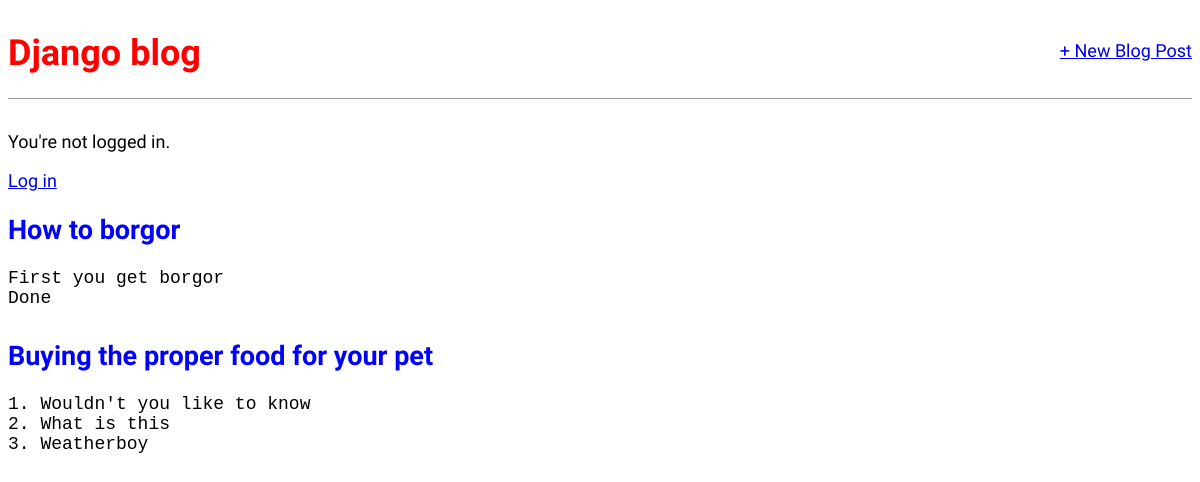
The app's page /, older data.
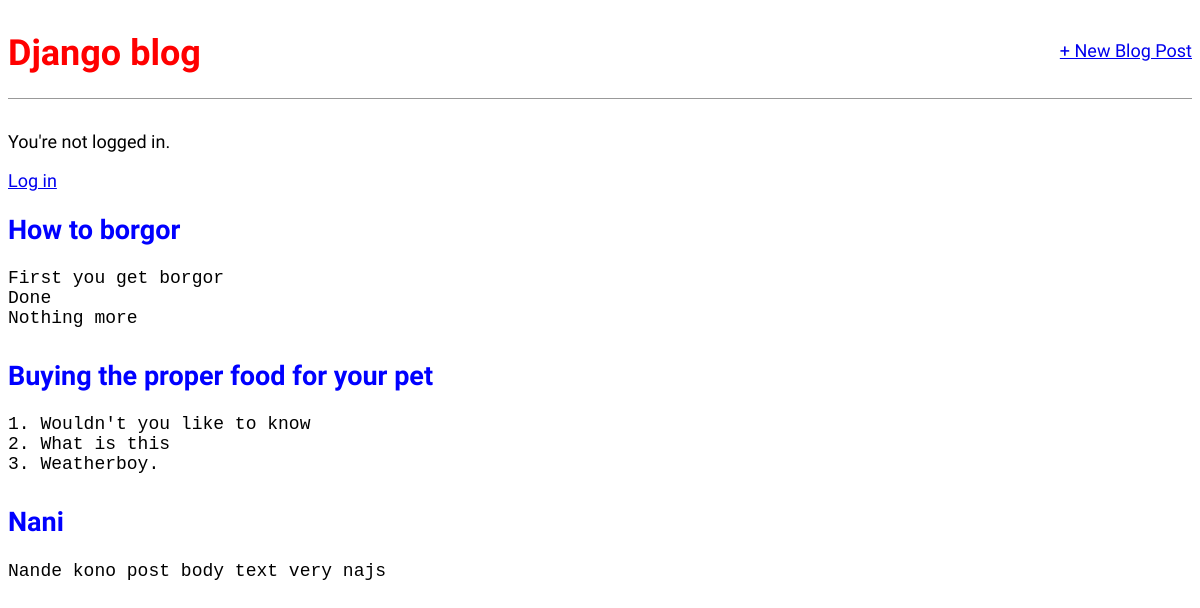
The same page, newer data.
### blog/models.py (models this page shows, shortened)
class Post(models.Model):
    title = models.CharField(max_length=200)
    author = models.ForeignKey(
        'auth.User',
        on_delete=models.CASCADE
    )
    body = models.TextField()

### blog/views.py (the view)
# urls.py: path('', BlogListView.as_view(), name='home'),
class BlogListView(ListView):
    model = Post
    template_name = 'blog/home.html'

### blog/templates/blog/home.html (shortened to what this page needs)
{% extends 'base.html' %}
{% block content %}
{% for post in object_list %}
    <div class="post-entry">
        <h2><a href="{% url 'blog:post_detail' post.id %}">{{ post.title }}</a></h2>
        <pre>{{ post.body }}</pre>
    </div>
{% endfor %}
{% endblock %}

### blog/templates/base.html (shortened to what this page needs)
{% load static %}
<!DOCTYPE html>
<html lang="en">
<head>
    <link rel="stylesheet" href="{% static 'css/base.css' %}">
</head>
<body>
<header>
    <div class="nav-left">
        <h1><a href="{% url 'blog:home' %}">Django blog</a></h1>
    </div>
    <div class="nav-right">
        <a href="{% url 'blog:post_new' %}">+ New Blog Post</a>
    </div>
</header>
{% if user.is_authenticated %}
    <p>Hi {{ user.username }}</p>
    <a href="{% url 'logout' %}">Log out</a>
{% else %}
    <p>You're not logged in.</p>
    <a href="{% url 'login' %}">Log in</a>
{% endif %}
{% block content %}
{% endblock %}
</body>
</html>

### blog/static/css/base.css (style rules this page uses)
body { font-family: 'Source Sans Pro', sans-serif; font-size: 18px; }
header h1 a { color: red; text-decoration: none; }
header { border-bottom: 1px solid #999; margin-bottom: 2rem; display: flex; }
.nav-left { margin-right: auto; }
.nav-right { display: flex; padding-top: 2rem; }
.post-entry { margin-bottom: 2rem; }
.post-entry h2 a, .post-entry h2 a:visited { color: blue; text-decoration: none; }

Row changes from the older to the newer data that the page shows:
changed Post "How to borgor": body "First you get borgor Done" → "First you get borgor Done Nothing more"
changed Post "Buying the proper food for your pet": body "1. Wouldn't you like to know 2. What is this 3. Weatherboy" → "1. Wouldn't you like to know 2. What is this 3. Weatherboy."
added Post: title "Nani", body "Nande kono post body text very najs"
